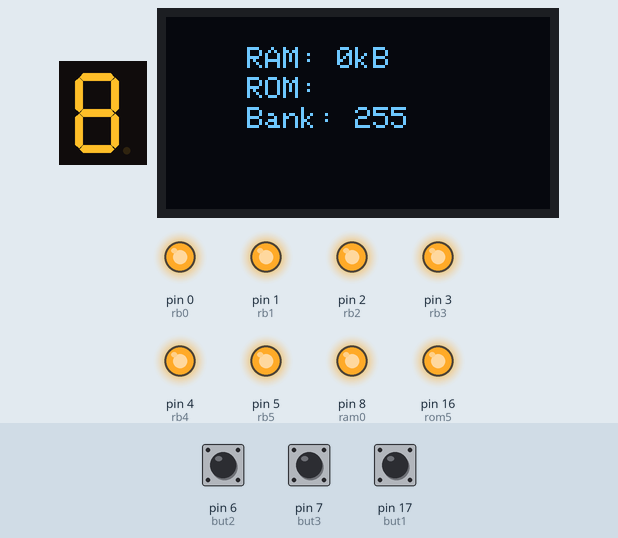
A sketch run on a simulated Arduino Uno, built with avr-gcc and run on an emulated ATmega328P. On the bench: 1-digit seven-segment display, 128×64 one-colour display, output pins drawn as LEDs (lit = HIGH). Wiring (inferred from the names in the program): 1-digit 7-segment display, segments lit when HIGH: segments pin 9, pin 10, pin 11, pin 12, pin 13, pin 14, pin 15. The inputs (shaded band) are chosen by the test bench; at power-on: pin 6 (but2) HIGH, pin 7 (but3) HIGH, pin 17 (but1) HIGH. EEPROM starts erased; the segment pins are drawn as the display they are named for; pins used as bus, display or sensor lines are not drawn.

Above: at 1.2 s.
1.3 s: pin 6 (but2) pulled LOW for 0.15 s
At 2.0 s:
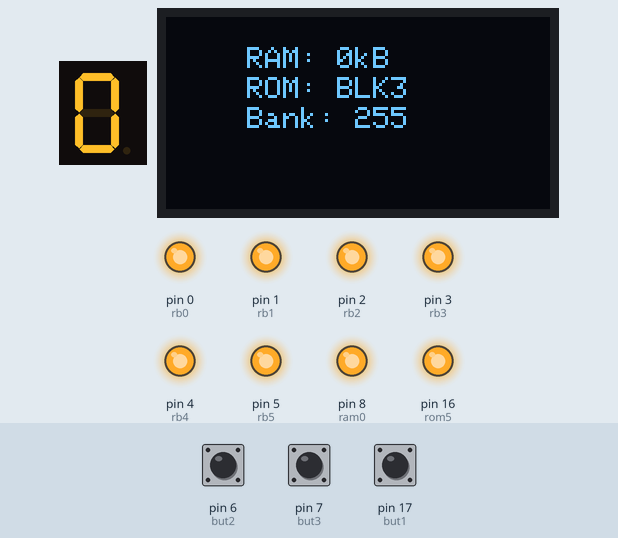
2.9 s: pin 6 (but2) pulled LOW for 1 s
At 4.4 s:
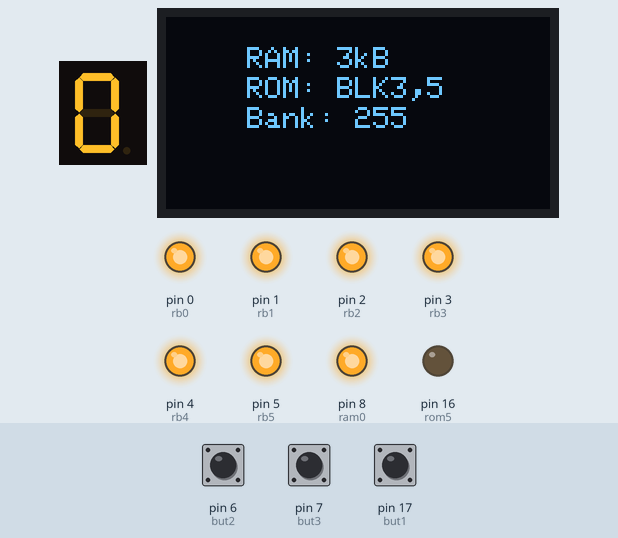
5.4 s: pin 6 (but2) pulled LOW for 0.15 s
At 6.3 s:
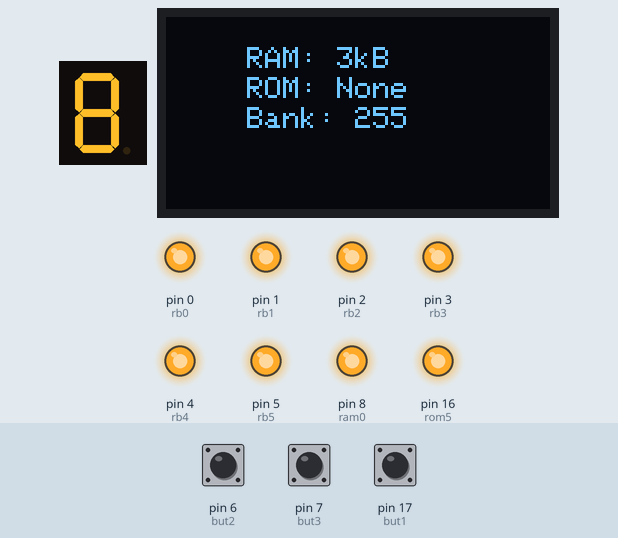
7.0 s: pin 7 (but3) pulled LOW for 0.15 s
At 7.5 s:
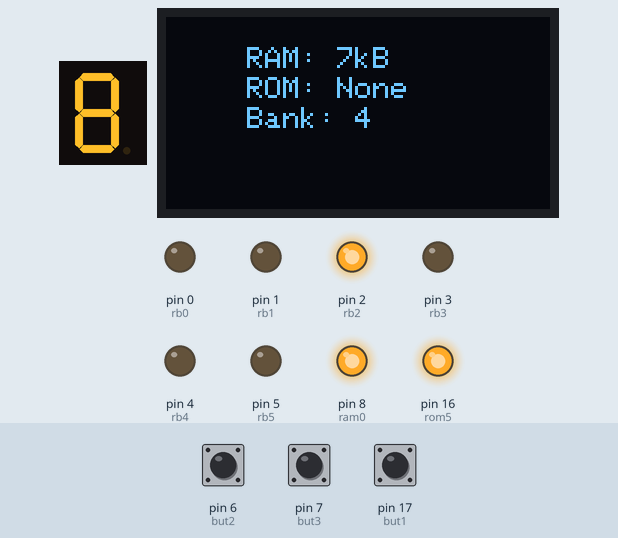
8.6 s: pin 17 (but1) pulled LOW for 0.15 s
At 9.8 s:
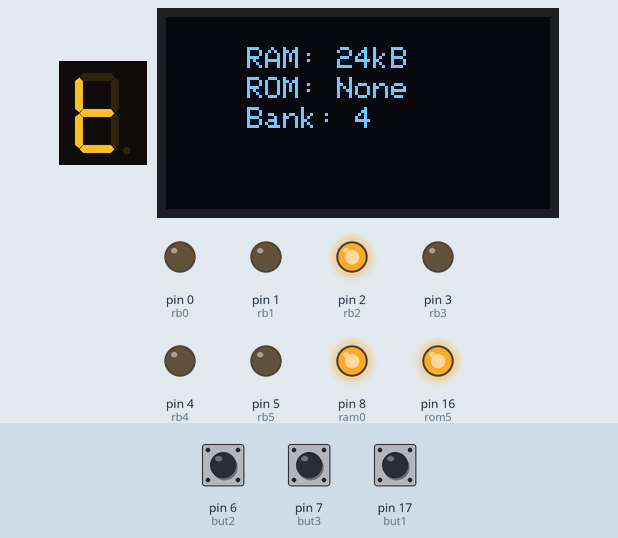
10.2 s: pin 7 (but3) pulled LOW for 1 s
At 11.1 s:
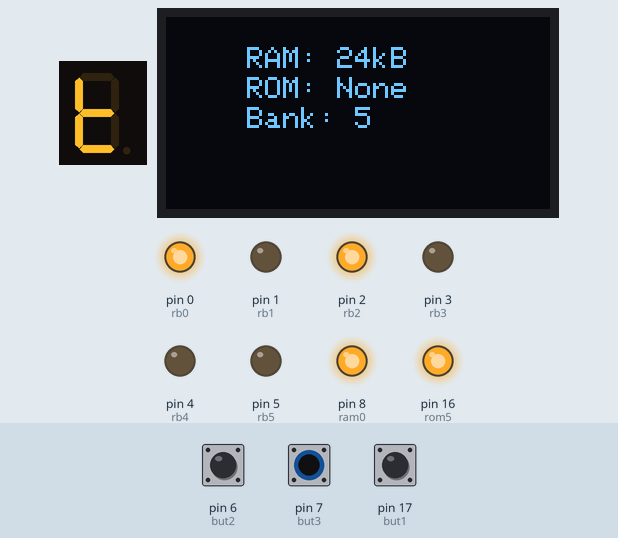
Timing chart, 0 to 13.2 s (numbered marks = the images above; inputs shaded):
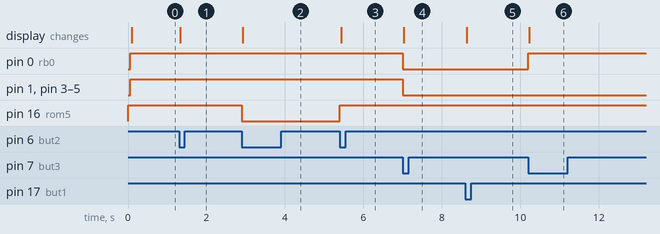

Measured:
- after the input at 1.3 s, the display: changes at once (image 1)
- after the input at 2.9 s, pin 16 (rom5): HIGH → LOW at once; the display: changes at once (image 2)
- after the input at 5.4 s, pin 16 (rom5): LOW → HIGH at once; the display: changes at once (image 3)
- after the input at 7.0 s, pin 0 (rb0), pin 1 (rb1), pin 3 (rb3), pin 4 (rb4), pin 5 (rb5): HIGH → LOW at once; the display: changes at once (image 4)
- after the input at 8.6 s, the display: changes at once (image 5)
- after the input at 10.2 s, pin 0 (rb0): LOW → HIGH at once; the display: changes at once (image 6)

The sketch:

VIC_Cart_1.ino
```cpp
#include <Adafruit_GFX.h>
#include <Adafruit_SPITFT.h>
#include <Adafruit_SPITFT_Macros.h>
#include <gfxfont.h>
#include <EEPROM.h>

#include <Adafruit_SSD1306.h>


int ram0=8;
int ram1=9;
int ram2=10;
int ram3=11;
int ram5=12;

int rom1=13;
int rom2=14;
int rom3=15;
int rom5=16;

int rb0=0;
int rb1=1;
int rb2=2;
int rb3=3;
int rb4=4;
int rb5=5;

int but1=17;
int but2=6;
int but3=7;

unsigned long debounceDelay = 100;

int rammode=0;

// OLED display TWI address
#define OLED_ADDR   0x3C

// reset pin not used on 4-pin OLED module
Adafruit_SSD1306 display(-1);  // -1 = no reset pin

// 128 x 64 pixel display
#if (SSD1306_LCDHEIGHT != 64)
#error("Height incorrect, please fix Adafruit_SSD1306.h!");
#endif

int ramModes[][2] = {
  {0, 0},
  {3, 1},
  {8, 2},
  {11,3},
  {16,6},
  {19,7},
  {24,14},
  {27,15},
  {32,30},
  {35,31}
};

int numRamModes=(sizeof(ramModes)/sizeof(int[2]));

int currentRamMode=0;

int setRamMode(int mode) {
  static int lastMode=-1;
  int bits=ramModes[mode][1];
  if (mode != lastMode) {
    lastMode=mode;
    EEPROM.write(0, mode);
    digitalWrite(ram0, (bits & 1)?LOW:HIGH); // outputs are active low!
    digitalWrite(ram1, (bits & 2)?LOW:HIGH);
    digitalWrite(ram2, (bits & 4)?LOW:HIGH);
    digitalWrite(ram3, (bits & 8)?LOW:HIGH);
    digitalWrite(ram5, (bits & 16)?LOW:HIGH);
  }
}

struct rm_s {
  char *text;
  int bits;
} romModes[]= {
  {"None", 0},
  {"BLK2,3", 6},
  {"BLK5", 8},
  {"BLK1,5", 9},
  {"BLK3", 4},
  {"BLK3,5", 12}
};

int numRomModes=(sizeof(romModes)/sizeof(struct rm_s));

int currentRomMode=0;

int setRomMode(int mode) {
  static int lastMode=-1;
  int bits=romModes[mode].bits;
  if (mode != lastMode) {
    lastMode=mode;
    EEPROM.write(1, mode);
    digitalWrite(rom1, (bits & 1)?LOW:HIGH); // outputs are active low!
    digitalWrite(rom2, (bits & 2)?LOW:HIGH);
    digitalWrite(rom3, (bits & 4)?LOW:HIGH);
    digitalWrite(rom5, (bits & 8)?LOW:HIGH);
  }
}

int numRomBanks=9;
int currentRomBank=0;

int setRomBank(int bank) {
  static int lastBank=-1;
  if (bank != lastBank) {
    lastBank=bank;
    EEPROM.write(2, bank);
    digitalWrite(rb0, (bank & 1)?HIGH:LOW); // outputs are active low!
    digitalWrite(rb1, (bank & 2)?HIGH:LOW);
    digitalWrite(rb2, (bank & 4)?HIGH:LOW);
    digitalWrite(rb3, (bank & 8)?HIGH:LOW);
    digitalWrite(rb4, (bank & 16)?HIGH:LOW);
    digitalWrite(rb5, (bank & 32)?HIGH:LOW);
  }
}

void displayModes() {
    static char buf[16];
    int ramSize=ramModes[currentRamMode][0];
    char *romConf=romModes[currentRomMode].text;
    display.clearDisplay();
    display.setTextSize(1);
    display.setTextColor(WHITE);
    display.setCursor(27,10);
    sprintf(buf, "RAM: %dkB", ramSize);
    display.print(buf);
    display.setCursor(27,20);
    sprintf(buf, "ROM: %s", romConf);
    display.print(buf);
    display.setCursor(27,30);
    sprintf(buf, "Bank: %d", currentRomBank);
    display.print(buf);
    display.display();
}

void setup() {
  currentRamMode = EEPROM.read(0);
  currentRomMode = EEPROM.read(1);
  currentRomBank = EEPROM.read(2);
  pinMode(ram0, OUTPUT);
  pinMode(ram1, OUTPUT);
  pinMode(ram2, OUTPUT);
  pinMode(ram3, OUTPUT);
  pinMode(ram5, OUTPUT);
  pinMode(rom1, OUTPUT);
  pinMode(rom2, OUTPUT);
  pinMode(rom3, OUTPUT);
  pinMode(rom5, OUTPUT);
  pinMode(rb0, OUTPUT);
  pinMode(rb1, OUTPUT);
  pinMode(rb2, OUTPUT);
  pinMode(rb3, OUTPUT);
  pinMode(rb4, OUTPUT);
  pinMode(rb5, OUTPUT);
  pinMode(but1, INPUT_PULLUP);
  pinMode(but2, INPUT_PULLUP);
  pinMode(but3, INPUT_PULLUP);
  digitalWrite(rom1, HIGH);
  digitalWrite(rom2, HIGH);
  digitalWrite(rom3, HIGH);
  digitalWrite(rom5, HIGH);
  // put your setup code here, to run once:
  display.begin(SSD1306_SWITCHCAPVCC, 0x3C);
  display.clearDisplay();
  display.display();
  setRamMode(currentRamMode);
  setRomMode(currentRomMode);
  setRomBank(currentRomBank);
  displayModes();
}

int buttonWithDeBounce(int button, int *curState, long *lastTime) {
  int r=0;
  int reading = digitalRead(button);
  if ((millis() - *lastTime) > debounceDelay) {
    if (reading != *curState) {
      *curState=reading;
      r = (*curState == LOW);
      *lastTime = millis();
    }
  }
  return r;
}

void loop() {
  static int but1State=HIGH;
  static int but2State=HIGH;
  static int but3State=HIGH;
  static long lastDebounceTimeBut1=0;
  static long lastDebounceTimeBut2=0;
  static long lastDebounceTimeBut3=0;
  if (buttonWithDeBounce(but1, &but1State, &lastDebounceTimeBut1)) {
    currentRamMode = (currentRamMode + 1) % numRamModes;
    setRamMode(currentRamMode);
    displayModes();
  }
  if (buttonWithDeBounce(but2, &but2State, &lastDebounceTimeBut2)) {
    currentRomMode = (currentRomMode + 1) % numRomModes;
    setRomMode(currentRomMode);
    displayModes();
  }
  if (buttonWithDeBounce(but3, &but3State, &lastDebounceTimeBut3)) {
    currentRomBank = (currentRomBank + 1) % numRomBanks;
    setRomBank(currentRomBank);
    displayModes();
  }
}
```
